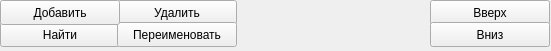
         <widget class="QWidget" name="widget1" native="true">
          <property name="geometry">
           <rect>
            <x>10</x>
            <y>320</y>
            <width>551</width>
            <height>51</height>
           </rect>
          </property>
          <property name="sizePolicy">
           <sizepolicy hsizetype="Preferred" vsizetype="Fixed">
            <horstretch>0</horstretch>
            <verstretch>0</verstretch>
           </sizepolicy>
          </property>
          <widget class="QPushButton" name="pushButton_2">
           <property name="geometry">
            <rect>
             <x>117</x>
             <y>0</y>
             <width>120</width>
             <height>25</height>
            </rect>
           </property>
           <property name="sizePolicy">
            <sizepolicy hsizetype="Fixed" vsizetype="Fixed">
             <horstretch>0</horstretch>
             <verstretch>0</verstretch>
            </sizepolicy>
           </property>
           <property name="minimumSize">
            <size>
             <width>108</width>
             <height>25</height>
            </size>
           </property>
           <property name="maximumSize">
            <size>
             <width>999</width>
             <height>25</height>
            </size>
           </property>
           <property name="text">
            <string>Удалить</string>
           </property>
          </widget>
          <widget class="QPushButton" name="pushButton_moveUp">
           <property name="geometry">
            <rect>
             <x>430</x>
             <y>0</y>
             <width>120</width>
             <height>25</height>
            </rect>
           </property>
           <property name="sizePolicy">
            <sizepolicy hsizetype="Fixed" vsizetype="Fixed">
             <horstretch>0</horstretch>
             <verstretch>0</verstretch>
            </sizepolicy>
           </property>
           <property name="minimumSize">
            <size>
             <width>100</width>
             <height>25</height>
            </size>
           </property>
           <property name="maximumSize">
            <size>
             <width>999</width>
             <height>25</height>
            </size>
           </property>
           <property name="text">
            <string>Вверх</string>
           </property>
          </widget>
          <widget class="QPushButton" name="pushButton_3">
           <property name="geometry">
            <rect>
             <x>0</x>
             <y>22</y>
             <width>120</width>
             <height>25</height>
            </rect>
           </property>
           <property name="sizePolicy">
            <sizepolicy hsizetype="Fixed" vsizetype="Fixed">
             <horstretch>0</horstretch>
             <verstretch>0</verstretch>
            </sizepolicy>
           </property>
           <property name="minimumSize">
            <size>
             <width>108</width>
             <height>25</height>
            </size>
           </property>
           <property name="maximumSize">
            <size>
             <width>999</width>
             <height>25</height>
            </size>
           </property>
           <property name="text">
            <string>Найти</string>
           </property>
          </widget>
          <widget class="QPushButton" name="pushButton_4">
           <property name="geometry">
            <rect>
             <x>117</x>
             <y>22</y>
             <width>120</width>
             <height>25</height>
            </rect>
           </property>
           <property name="sizePolicy">
            <sizepolicy hsizetype="Fixed" vsizetype="Fixed">
             <horstretch>0</horstretch>
             <verstretch>0</verstretch>
            </sizepolicy>
           </property>
           <property name="minimumSize">
            <size>
             <width>108</width>
             <height>25</height>
            </size>
           </property>
           <property name="maximumSize">
            <size>
             <width>999</width>
             <height>25</height>
            </size>
           </property>
           <property name="text">
            <string>Переименовать</string>
           </property>
          </widget>
          <widget class="QPushButton" name="pushButton_moveDown">
           <property name="geometry">
            <rect>
             <x>430</x>
             <y>22</y>
             <width>120</width>
             <height>25</height>
            </rect>
           </property>
           <property name="sizePolicy">
            <sizepolicy hsizetype="Fixed" vsizetype="Fixed">
             <horstretch>0</horstretch>
             <verstretch>0</verstretch>
            </sizepolicy>
           </property>
           <property name="minimumSize">
            <size>
             <width>100</width>
             <height>25</height>
            </size>
           </property>
           <property name="maximumSize">
            <size>
             <width>999</width>
             <height>25</height>
            </size>
           </property>
           <property name="text">
            <string>Вниз</string>
           </property>
          </widget>
          <widget class="QPushButton" name="pushButton_6">
           <property name="geometry">
            <rect>
             <x>0</x>
             <y>0</y>
             <width>120</width>
             <height>25</height>
            </rect>
           </property>
           <property name="text">
            <string>Добавить</string>
           </property>
          </widget>
         </widget>
